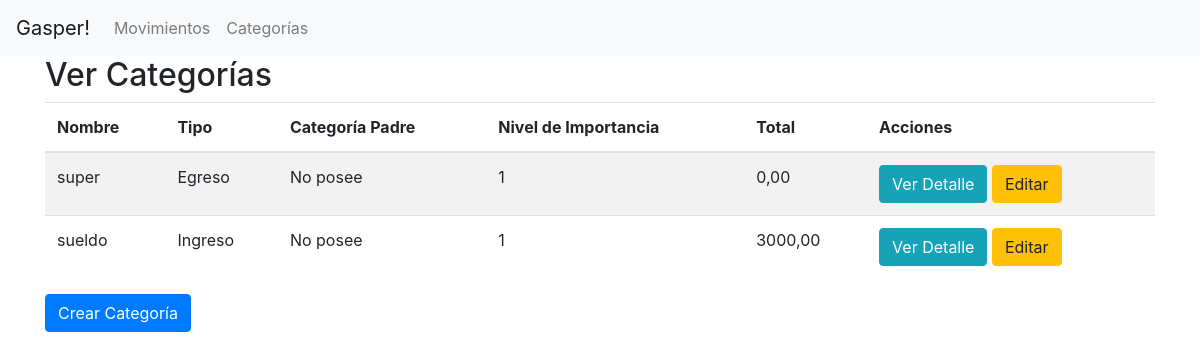
The page /app/categorias/ on the database as committed earlier.
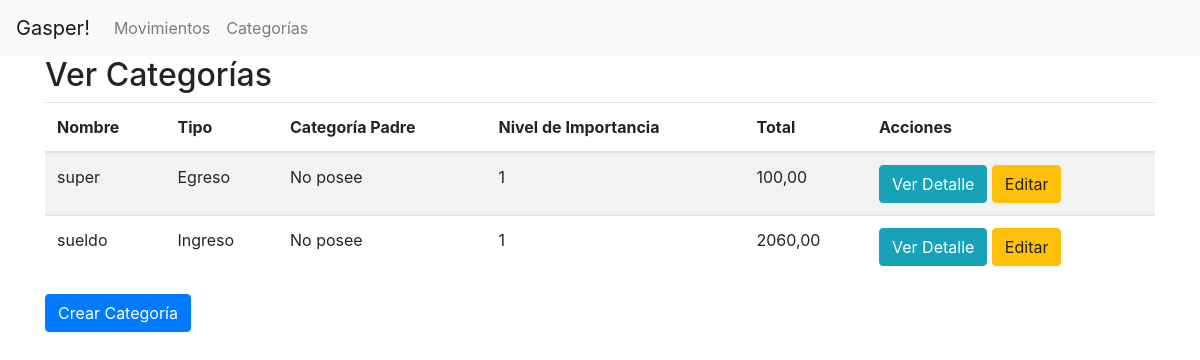
The same page on the database as committed later.
### app/models.py (models this page shows, shortened)
class Categoria(models.Model):
    INGRESO = "I"
    EGRESO = "E"
    TIPO_CHOICES = [
        (INGRESO, "Ingreso"),
        (EGRESO, "Egreso"),
    ]
    nombre = models.CharField(max_length=100)
    tipo = models.CharField(max_length=1, choices=TIPO_CHOICES)
    categoria_padre = models.ForeignKey(
        "self", null=True, blank=True, on_delete=models.CASCADE
    )
    nivel_importancia = models.IntegerField(default=1)
    total = models.DecimalField(max_digits=10, decimal_places=2, default=0.00)

### app/views.py (the view)
# urls.py: path("categorias/", views.VerCategoriasView.as_view(), name="ver_categorias"),
class VerCategoriasView(ListView):
    model = Categoria
    template_name = "app/ver_categorias.html"

### app/templates/app/ver_categorias.html
{% extends "app/base.html" %} {% block content %}
<h2>Ver Categorías</h2>
<table class="table table-striped">
  <thead>
    <tr>
      <th>Nombre</th>
      <th>Tipo</th>
      <th>Categoría Padre</th>
      <th>Nivel de Importancia</th>
      <th>Total</th>
      <th>Acciones</th>
    </tr>
  </thead>
  <tbody>
    {% for categoria in object_list %}
    <tr>
      <td>{{ categoria.nombre }}</td>
      <td>{{ categoria.get_tipo_display }}</td>
      <td>{{ categoria.categoria_padre|default:"No posee" }}</td>
      <td>{{ categoria.nivel_importancia }}</td>
      <td>{{ categoria.total}}</td>
      <td>
        <a
          href="{% url 'app:detalle_categoria' categoria.pk %}"
          class="btn btn-info"
          >Ver Detalle</a
        >
        <a
          href="{% url 'app:editar_categoria' categoria.pk %}"
          class="btn btn-warning"
          >Editar</a
        >
      </td>
    </tr>
    {% endfor %}
  </tbody>
</table>
<a href="{% url 'app:crear_categoria' %}" class="btn btn-primary"
  >Crear Categoría</a
>
{% endblock %}

Rows that differ between the two databases and show on the page:
changed Categoria "super": total "0,00" → "100,00"
changed Categoria "sueldo": total "3000,00" → "2060,00"
